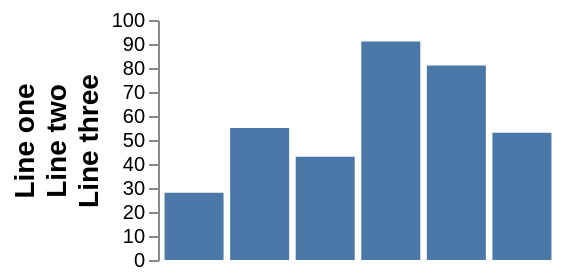

Write a Vega-Lite specification for this figure.
### Vega specification from a JSON file in a GitHub repository (floating-point values rounded to 4 significant figures)
{"width": 200, "height": 120, "padding": 5, "data": [{"name": "t", "values": [{"a": "Alpha", "b": 28, "c": "x", "d": 1}, {"a": "Bravo", "b": 55, "c": "y", "d": 2}, {"a": "Charlie", "b": 43, "c": "x", "d": 3}, {"a": "Delta", "b": 91, "c": "z", "d": 4}, {"a": "Echo", "b": 81, "c": "y", "d": 5}, {"a": "Foxtrot", "b": 53, "c": "z", "d": 6}]}], "scales": [{"name": "x", "type": "band", "domain": {"data": "t", "field": "a"}, "range": "width", "padding": 0.1}, {"name": "y", "type": "linear", "domain": {"data": "t", "field": "b"}, "range": "height", "nice": true}, {"name": "color", "type": "ordinal", "domain": {"data": "t", "field": "c"}, "range": {"scheme": "category10"}}, {"name": "ramp", "type": "linear", "domain": {"data": "t", "field": "d"}, "range": {"scheme": "blues"}}, {"name": "size", "type": "linear", "domain": {"data": "t", "field": "b"}, "range": [10, 200]}, {"name": "shape", "type": "ordinal", "domain": {"data": "t", "field": "c"}, "range": "symbol"}, {"name": "quant", "type": "quantize", "domain": [0, 100], "range": {"scheme": "greens", "count": 4}}], "marks": [{"type": "rect", "from": {"data": "t"}, "encode": {"enter": {"x": {"scale": "x", "field": "a"}, "width": {"scale": "x", "band": 1}, "y": {"scale": "y", "field": "b"}, "y2": {"scale": "y", "value": 0}}}}], "axes": [{"orient": "left", "scale": "y", "title": ["Line one", "Line two", "Line three"], "titleFontSize": 14}]}
